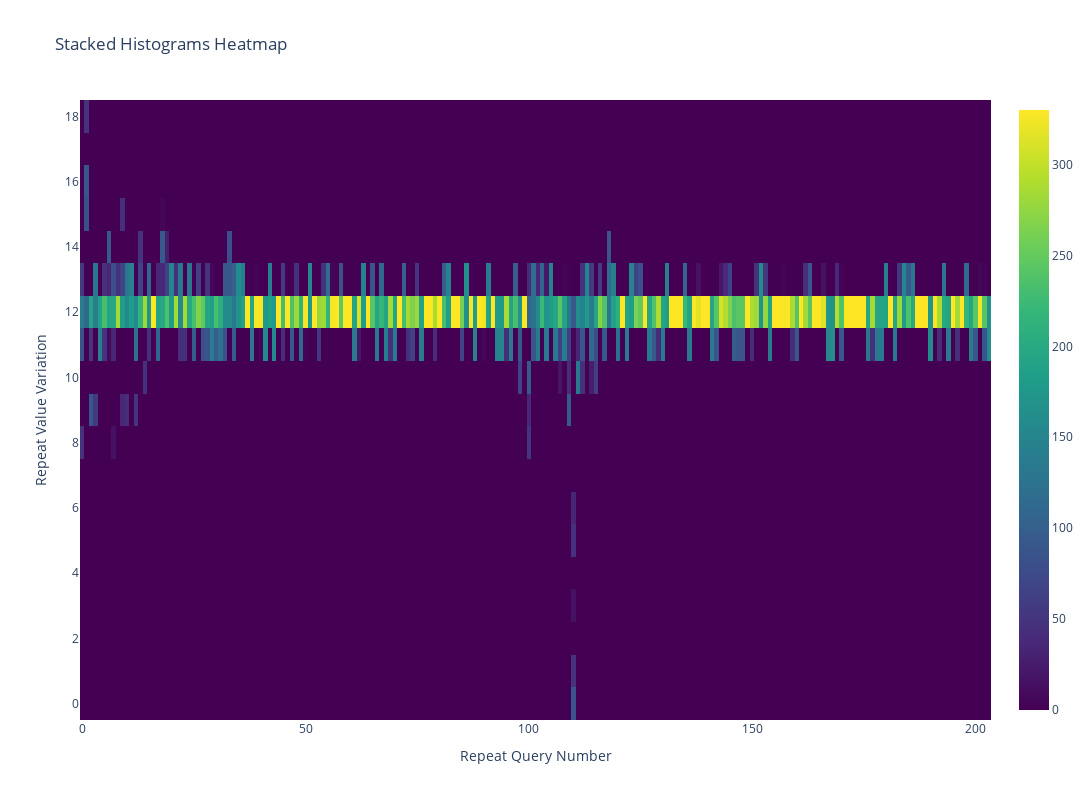

The code cell stored with this chart in its notebook:
### Code cell
hist2 = get_stacked_histograms_array(combined_df_2, normalize='mode', ignore_constant=False)
import plotly.graph_objects as go

titles = ['Repeat Value Variation', 'Repeat Query Number']
direction = 'horiz'

if direction == 'vert':
    z=hist2
    xaxis_title = titles[0]
    yaxis_title = titles[1]
else:
    z=list(zip(*hist2))
    xaxis_title = titles[1]
    yaxis_title = titles[0]

fig = go.Figure(data=go.Heatmap(
    z=z,
    colorscale='Viridis',
    showscale=True
))


fig.update_layout(
    title='Stacked Histograms Heatmap',
    xaxis_title=xaxis_title,
    yaxis_title=yaxis_title,
    height=800,
    width=1200
)

fig.show()

### Figure 1 — Plotly figure (JSON) as saved in the notebook; plotly's stock layout.template omitted (floating-point values rounded to 4 significant figures; data arrays with more than 128 entries replaced by an {"elided": "..."} marker saying what was removed)
{"data": [{"colorscale": [[0, "#440154"], [0.1111, "#482878"], [0.2222, "#3e4989"], [0.3333, "#31688e"], [0.4444, "#26828e"], [0.5556, "#1f9e89"], [0.6667, "#35b779"], [0.7778, "#6ece58"], [0.8889, "#b5de2b"], [1, "#fde725"]], "showscale": true, "type": "heatmap", "z": {"elided": "19x204 int values"}}], "layout": {"height": 800, "title": {"text": "Stacked Histograms Heatmap"}, "width": 1200, "xaxis": {"title": {"text": "Repeat Query Number"}}, "yaxis": {"title": {"text": "Repeat Value Variation"}}}}
